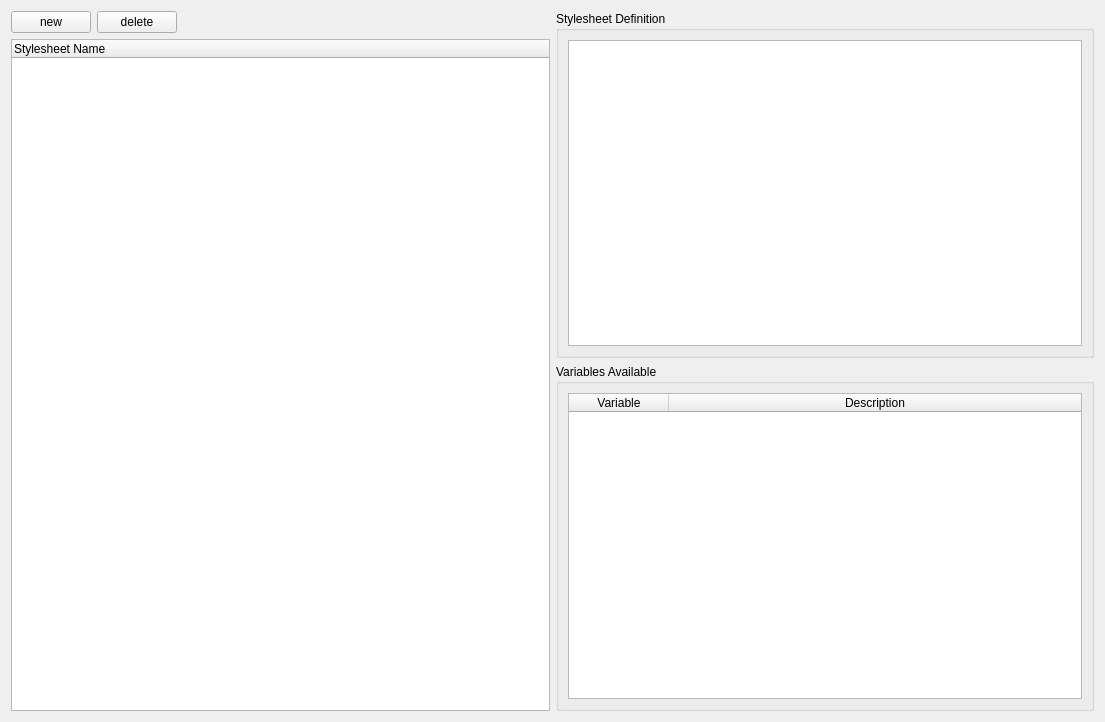
<?xml version="1.0" encoding="UTF-8"?>
<ui version="4.0">
 <class>KoSemanticStylesheetsEditor</class>
 <widget class="QWidget" name="KoSemanticStylesheetsEditor">
  <property name="geometry">
   <rect>
    <x>0</x>
    <y>0</y>
    <width>1105</width>
    <height>722</height>
   </rect>
  </property>
  <layout class="QGridLayout" name="gridLayout">
   <item row="0" column="3">
    <widget class="QGroupBox" name="groupBox">
     <property name="title">
      <string>Stylesheet Definition</string>
     </property>
     <layout class="QGridLayout" name="gridLayout_2">
      <item row="0" column="0">
       <widget class="QTextEdit" name="definition"/>
      </item>
     </layout>
    </widget>
   </item>
   <item row="1" column="3">
    <widget class="QGroupBox" name="groupBox_2">
     <property name="title">
      <string>Variables Available</string>
     </property>
     <layout class="QGridLayout" name="gridLayout_3">
      <item row="0" column="0">
       <widget class="QTableWidget" name="variables">
        <property name="editTriggers">
         <set>QAbstractItemView::NoEditTriggers</set>
        </property>
        <property name="dragEnabled">
         <bool>true</bool>
        </property>
        <property name="selectionBehavior">
         <enum>QAbstractItemView::SelectRows</enum>
        </property>
        <property name="sortingEnabled">
         <bool>true</bool>
        </property>
        <property name="cornerButtonEnabled">
         <bool>false</bool>
        </property>
        <attribute name="horizontalHeaderStretchLastSection">
         <bool>true</bool>
        </attribute>
        <attribute name="verticalHeaderVisible">
         <bool>false</bool>
        </attribute>
        <attribute name="verticalHeaderVisible">
         <bool>false</bool>
        </attribute>
        <attribute name="horizontalHeaderStretchLastSection">
         <bool>true</bool>
        </attribute>
        <column>
         <property name="text">
          <string>Variable</string>
         </property>
        </column>
        <column>
         <property name="text">
          <string>Description</string>
         </property>
        </column>
       </widget>
      </item>
     </layout>
    </widget>
   </item>
   <item row="0" column="0" rowspan="2">
    <layout class="QVBoxLayout" name="verticalLayout">
     <item>
      <layout class="QHBoxLayout" name="horizontalLayout">
       <item>
        <widget class="QPushButton" name="newStylesheet">
         <property name="text">
          <string>new</string>
         </property>
        </widget>
       </item>
       <item>
        <widget class="QPushButton" name="deleteStylesheet">
         <property name="text">
          <string>delete</string>
         </property>
        </widget>
       </item>
       <item>
        <spacer name="horizontalSpacer">
         <property name="orientation">
          <enum>Qt::Horizontal</enum>
         </property>
         <property name="sizeHint" stdset="0">
          <size>
           <width>40</width>
           <height>20</height>
          </size>
         </property>
        </spacer>
       </item>
      </layout>
     </item>
     <item>
      <widget class="QTreeWidget" name="stylesheets">
       <column>
        <property name="text">
         <string>Stylesheet Name</string>
        </property>
       </column>
      </widget>
     </item>
    </layout>
   </item>
  </layout>
 </widget>
 <resources/>
 <connections/>
</ui>
